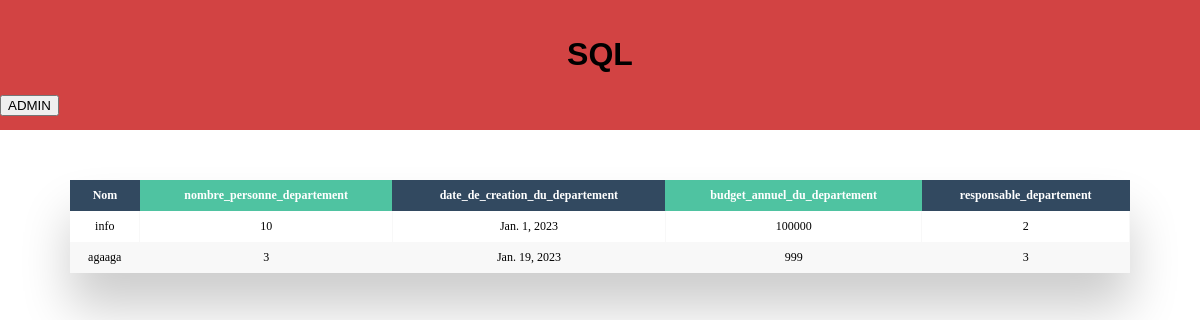
The page / on the database its author committed.
### polls/models.py (models this page shows)
class Departement(models.Model):
    id = models.IntegerField(primary_key=True)
    nom = models.CharField(max_length=100)
    nombre_personne_departement = models.IntegerField()
    date_de_creation_du_departement = models.DateField()
    budget_annuel_du_departement = models.IntegerField()
    responsable_departement = models.IntegerField()

### polls/views.py (the view)
# urls.py: path('', views.index),
def index(request):
    departement=Departement.objects.all
    return render(request,'departement.html',{"departement":departement})

### template/departement.html (shortened to what this page needs)
<!DOCTYPE html>
<html lang="en">
<head>
</head>
<body>
<div class="header">
        <div class="titleHeader">
            <h1>SQL</h1>
        </div>
        <form action="/admin" method="GET">
        <button type="submit" name="admin">ADMIN</button>
        </form>
    </div>
    <div class="table-wrapper">
    <table class="fl-table">
        <thead>
        <tr>
            <th>Nom</th>
            <th>nombre_personne_departement</th>
            <th>date_de_creation_du_departement</th>
            <th>budget_annuel_du_departement</th>
            <th>responsable_departement</th>
        </tr>
        </thead>
        <tbody>
        {% for i in departement%}
        <tr>
            <td>{{i.nom}}</td>
            <td>{{i.nombre_personne_departement}}</td>
            <td>{{i.date_de_creation_du_departement}}</td>
            <td>{{i.budget_annuel_du_departement}}</td>
            <td>{{i.responsable_departement}}</td>
        </tr>
        {% endfor %}
    </table>
</div>
</body>
</html>

### template/departement.html (style rules this page uses)
body { margin: 0; padding: 0; }
.header { width: auto; height: 130px; background-color: rgb(210, 67, 67); }
.titleHeader { padding-top: 15px; text-align: center; font-size: 10; font-family: Verdana, Geneva, Tahoma, sans-serif; }
.table-wrapper { margin: 10px 70px 70px; box-shadow: 0px 35px 50px rgba( 0, 0, 0, 0.2 ); margin-top:50px; }
.fl-table { border-radius: 5px; font-size: 12px; font-weight: normal; border: none; border-collapse: collapse; width: 100%; max-width: 100%; white-space: nowrap; background-color: white; }
.fl-table td, .fl-table th { text-align: center; padding: 8px; }
.fl-table td { border-right: 1px solid #f8f8f8; font-size: 12px; }
.fl-table thead th { color: #ffffff; background: #4FC3A1; }
.fl-table thead th:nth-child(odd) { color: #ffffff; background: #324960; }
.fl-table tr:nth-child(even) { background: #F8F8F8; }

### rows shown on the page
Departement: nom "info", nombre_personne_departement "10", date_de_creation_du_departement "Jan. 1, 2023", budget_annuel_du_departement "100000", responsable_departement "2"
Departement: nom "agaaga", nombre_personne_departement "3", date_de_creation_du_departement "Jan. 19, 2023", budget_annuel_du_departement "999", responsable_departement "3"
